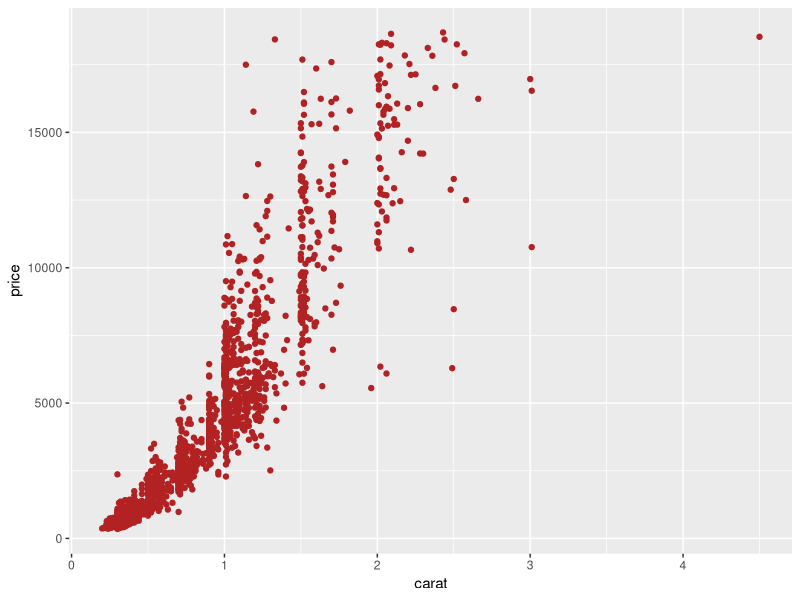

Generate this figure with R:
## ---- chunk 1
library(ggplot2)
data(diamonds)
diamonds<-diamonds[sample(1:nrow(diamonds),2000),]
ggplot(diamonds, aes(carat, price))+geom_point(color="firebrick")
